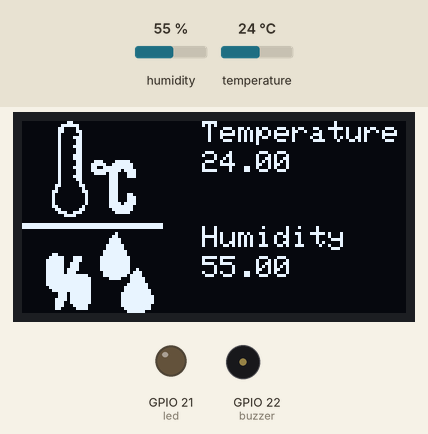
Recording of a sketch running on a simulated ESP32. Parts: 128×64 one-colour display, output pins drawn as LEDs (lit = HIGH), buzzer (waves = sounding, pin HIGH). Inputs (shaded band) come from the test bench; at power-on: temperature 24 °C, humidity 55 %. A WiFi scan finds three made-up networks; what the sketch prints to the serial monitor is not drawn.

Above: at 10.6 s.
10.7 s: temperature set to 25.5 °C
At 20.5 s:
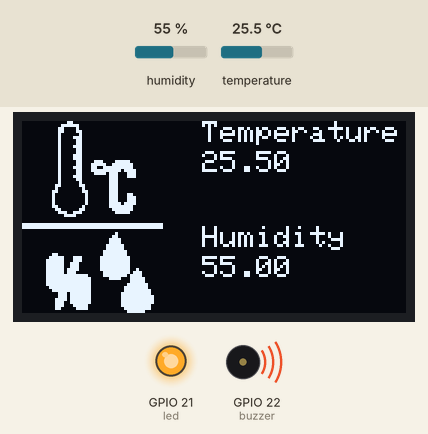
22.6 s: humidity set to 22 %
At 30.5 s:
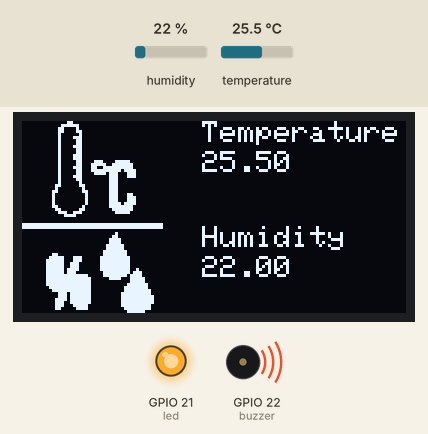
34.5 s: humidity set to 40 %
At 40.5 s:
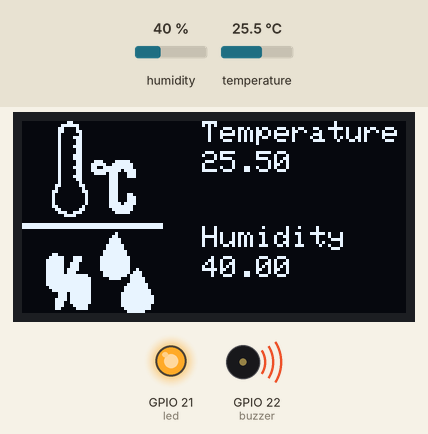
46.4 s: temperature set to 12 °C
At 50.5 s:
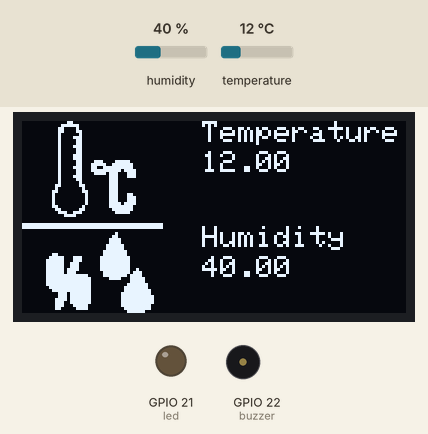
Timing chart, 0 to 52.0 s (numbered marks = the images above; inputs shaded):
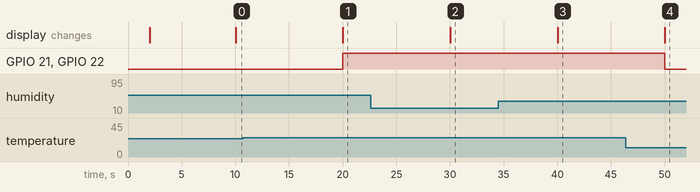

Measured:
- the behaviour switches between 25 and 25.1 °C on temperature (found by bisection; images 0 and 1)
- after the input at 10.7 s, GPIO 21 (led), GPIO 22 (buzzer): LOW → HIGH after 9.3 s; the display: changes after 9.3 s (image 1)
- after the input at 22.6 s, the display: changes after 7.4 s (image 2)
- after the input at 34.5 s, the display: changes after 5.5 s (image 3)
- after the input at 46.4 s, GPIO 21 (led), GPIO 22 (buzzer): HIGH → LOW after 3.6 s; the display: changes after 3.6 s (image 4)

The sketch:

Ricovi_ESP32_Temperature_Humidity_Sender_3.ino
```cpp
/*
--------------------------------------------------------------------------------Ricovi---------------------------------------------------------------------------------------------------------

                                                                ESP32 Temperature & Humidity Sender Module
-----------------------------------------------------------------------------------------------------------------------------------------------------------------------------------------------
*/

#include <esp_now.h>
#include <esp_wifi.h>
#include <WiFi.h>
#include <Adafruit_Sensor.h>
#include <DHT.h>

// ----OLED----
#include <Wire.h>
#include <Adafruit_GFX.h>
#include <Adafruit_SSD1306.h>


// Set your Board ID (ESP32 Sender #1 = BOARD_ID 1, ESP32 Sender #2 = BOARD_ID 2, etc)
#define BOARD_ID 3

// Digital pin connected to the DHT sensor
#define DHTPIN 4

// ---Buzzer & Led
int led = 21;
int buzzer = 22;


// Uncomment the type of sensor in use:
//#define DHTTYPE    DHT11     // DHT 11
#define DHTTYPE    DHT22     // DHT 22 (AM2302)
//#define DHTTYPE    DHT21     // DHT 21 (AM2301)


// ----OLED----
#define SCREEN_WIDTH 128 // OLED display width, in pixels
#define SCREEN_HEIGHT 64 // OLED display height, in pixels

#define OLED_RESET -1
Adafruit_SSD1306 display(OLED_RESET);

DHT dht(DHTPIN, DHTTYPE);


//MAC Address of the receiver
uint8_t broadcastAddress[] = {0xFF, 0xFF, 0xFF, 0xFF, 0xFF, 0xFF};

//Structure example to send data
//Must match the receiver structure
typedef struct struct_message {
    int id;
    float temp;
    float hum;
    int readingId;
} struct_message;

//Create a struct_message called myData
struct_message myData;

unsigned long previousMillis = 0;   // Stores last time temperature was published
const long interval = 10000;        // Interval at which to publish sensor readings

unsigned int readingId = 0;

// Insert your SSID
constexpr char WIFI_SSID[] = "REPLACE_WITH_YOUR_SSID";

int32_t getWiFiChannel(const char *ssid) {
  if (int32_t n = WiFi.scanNetworks()) {
      for (uint8_t i=0; i<n; i++) {
          if (!strcmp(ssid, WiFi.SSID(i).c_str())) {
              return WiFi.channel(i);
          }
      }
  }
  return 0;
}

float readDHTTemperature() {
  // Sensor readings may also be up to 2 seconds 'old' (its a very slow sensor)
  // Read temperature as Celsius (the default)
  float t = dht.readTemperature();
  // Read temperature as Fahrenheit (isFahrenheit = true)
  //float t = dht.readTemperature(true);
  // Check if any reads failed and exit early (to try again).
  if (isnan(t)) {
    Serial.println("Failed to read from DHT sensor!");
    return 0;
  }
  else {
    Serial.println(t);
    return t;
  }
}

float readDHTHumidity() {
  // Sensor readings may also be up to 2 seconds 'old' (its a very slow sensor)
  float h = dht.readHumidity();
  if (isnan(h)) {
    Serial.println("Failed to read from DHT sensor!");
    return 0;
  }
  else {
    Serial.println(h);
    return h;
  }
}

// callback when data is sent
void OnDataSent(const uint8_t *mac_addr, esp_now_send_status_t status) {
  Serial.print("\r\nLast Packet Send Status:\t");
  Serial.println(status == ESP_NOW_SEND_SUCCESS ? "Delivery Success" : "Delivery Fail");
}


// ----OLED----

// 'Blog_Parrot-Neonate-Care_Temp-and-humidity', 128x64px
const unsigned char myBitmap [] PROGMEM = {
  0x00, 0x01, 0x80, 0x00, 0x00, 0x00, 0x00, 0x00, 0x00, 0x00, 0x00, 0x00, 0x00, 0x00, 0x00, 0x00,
  0x00, 0x07, 0xe0, 0x00, 0x00, 0x00, 0x00, 0x00, 0x00, 0x00, 0x00, 0x00, 0x00, 0x00, 0x00, 0x00,
  0x00, 0x0c, 0x20, 0x00, 0x00, 0x00, 0x00, 0x00, 0x00, 0x00, 0x00, 0x00, 0x00, 0x00, 0x00, 0x00,
  0x00, 0x0c, 0x30, 0x00, 0x00, 0x00, 0x00, 0x00, 0x00, 0x00, 0x00, 0x00, 0x00, 0x00, 0x00, 0x00,
  0x00, 0x08, 0x10, 0x00, 0x00, 0x00, 0x00, 0x00, 0x00, 0x00, 0x00, 0x00, 0x00, 0x00, 0x00, 0x00,
  0x00, 0x08, 0x70, 0x00, 0x00, 0x00, 0x00, 0x00, 0x00, 0x00, 0x00, 0x00, 0x00, 0x00, 0x00, 0x00,
  0x00, 0x08, 0x30, 0x00, 0x00, 0x00, 0x00, 0x00, 0x00, 0x00, 0x00, 0x00, 0x00, 0x00, 0x00, 0x00,
  0x00, 0x08, 0x30, 0x00, 0x00, 0x00, 0x00, 0x00, 0x00, 0x00, 0x00, 0x00, 0x00, 0x00, 0x00, 0x00,
  0x00, 0x08, 0x70, 0x00, 0x00, 0x00, 0x00, 0x00, 0x00, 0x00, 0x00, 0x00, 0x00, 0x00, 0x00, 0x00,
  0x00, 0x08, 0x30, 0x00, 0x00, 0x00, 0x00, 0x00, 0x00, 0x00, 0x00, 0x00, 0x00, 0x00, 0x00, 0x00,
  0x00, 0x08, 0x30, 0x00, 0x00, 0x00, 0x00, 0x00, 0x00, 0x00, 0x00, 0x00, 0x00, 0x00, 0x00, 0x00,
  0x00, 0x08, 0x70, 0x00, 0x00, 0x00, 0x00, 0x00, 0x00, 0x00, 0x00, 0x00, 0x00, 0x00, 0x00, 0x00,
  0x00, 0x08, 0x70, 0x00, 0x00, 0x00, 0x00, 0x00, 0x00, 0x00, 0x00, 0x00, 0x00, 0x00, 0x00, 0x00,
  0x00, 0x08, 0x30, 0xe1, 0xf0, 0x00, 0x00, 0x00, 0x00, 0x00, 0x00, 0x00, 0x00, 0x00, 0x00, 0x00,
  0x00, 0x08, 0x31, 0xf3, 0xf8, 0x00, 0x00, 0x00, 0x00, 0x00, 0x00, 0x00, 0x00, 0x00, 0x00, 0x00,
  0x00, 0x08, 0x71, 0x9f, 0xf8, 0x00, 0x00, 0x00, 0x00, 0x00, 0x00, 0x00, 0x00, 0x00, 0x00, 0x00,
  0x00, 0x08, 0x31, 0xff, 0xbc, 0x00, 0x00, 0x00, 0x00, 0x00, 0x00, 0x00, 0x00, 0x00, 0x00, 0x00,
  0x00, 0x08, 0x30, 0xf7, 0x1c, 0x00, 0x00, 0x00, 0x00, 0x00, 0x00, 0x00, 0x00, 0x00, 0x00, 0x00,
  0x00, 0x08, 0x70, 0x07, 0x1c, 0x00, 0x00, 0x00, 0x00, 0x00, 0x00, 0x00, 0x00, 0x00, 0x00, 0x00,
  0x00, 0x08, 0x30, 0x07, 0x00, 0x00, 0x00, 0x00, 0x00, 0x00, 0x00, 0x00, 0x00, 0x00, 0x00, 0x00,
  0x00, 0x08, 0x10, 0x07, 0x00, 0x00, 0x00, 0x00, 0x00, 0x00, 0x00, 0x00, 0x00, 0x00, 0x00, 0x00,
  0x00, 0x18, 0x18, 0x07, 0x00, 0x00, 0x00, 0x00, 0x00, 0x00, 0x00, 0x00, 0x00, 0x00, 0x00, 0x00,
  0x00, 0x10, 0x08, 0x07, 0x00, 0x00, 0x00, 0x00, 0x00, 0x00, 0x00, 0x00, 0x00, 0x00, 0x00, 0x00,
  0x00, 0x30, 0x0c, 0x07, 0x00, 0x00, 0x00, 0x00, 0x00, 0x00, 0x00, 0x00, 0x00, 0x00, 0x00, 0x00,
  0x00, 0x20, 0x04, 0x07, 0x18, 0x00, 0x00, 0x00, 0x00, 0x00, 0x00, 0x00, 0x00, 0x00, 0x00, 0x00,
  0x00, 0x20, 0x04, 0x07, 0x1c, 0x00, 0x00, 0x00, 0x00, 0x00, 0x00, 0x00, 0x00, 0x00, 0x00, 0x00,
  0x00, 0x20, 0x04, 0x07, 0x1c, 0x00, 0x00, 0x00, 0x00, 0x00, 0x00, 0x00, 0x00, 0x00, 0x00, 0x00,
  0x00, 0x20, 0x04, 0x07, 0xbc, 0x00, 0x00, 0x00, 0x00, 0x00, 0x00, 0x00, 0x00, 0x00, 0x00, 0x00,
  0x00, 0x30, 0x08, 0x07, 0xf8, 0x00, 0x00, 0x00, 0x00, 0x00, 0x00, 0x00, 0x00, 0x00, 0x00, 0x00,
  0x00, 0x18, 0x18, 0x03, 0xf8, 0x00, 0x00, 0x00, 0x00, 0x00, 0x00, 0x00, 0x00, 0x00, 0x00, 0x00,
  0x00, 0x0e, 0x70, 0x01, 0xf0, 0x00, 0x00, 0x00, 0x00, 0x00, 0x00, 0x00, 0x00, 0x00, 0x00, 0x00,
  0x00, 0x03, 0xc0, 0x00, 0x00, 0x00, 0x00, 0x00, 0x00, 0x00, 0x00, 0x00, 0x00, 0x00, 0x00, 0x00,
  0x00, 0x00, 0x00, 0x00, 0x00, 0x00, 0x00, 0x00, 0x00, 0x00, 0x00, 0x00, 0x00, 0x00, 0x00, 0x00,
  0x00, 0x00, 0x00, 0x00, 0x00, 0x00, 0x00, 0x00, 0x00, 0x00, 0x00, 0x00, 0x00, 0x00, 0x00, 0x00,
  0xff, 0xff, 0xff, 0xff, 0xff, 0xfe, 0x00, 0x00, 0x00, 0x00, 0x00, 0x00, 0x00, 0x00, 0x00, 0x00,
  0xff, 0xff, 0xff, 0xff, 0xff, 0xfe, 0x00, 0x00, 0x00, 0x00, 0x00, 0x00, 0x00, 0x00, 0x00, 0x00,
  0x00, 0x00, 0x00, 0x00, 0x00, 0x00, 0x00, 0x00, 0x00, 0x00, 0x00, 0x00, 0x00, 0x00, 0x00, 0x00,
  0x00, 0x00, 0x00, 0x01, 0x00, 0x00, 0x00, 0x00, 0x00, 0x00, 0x00, 0x00, 0x00, 0x00, 0x00, 0x00,
  0x00, 0x00, 0x00, 0x03, 0x00, 0x00, 0x00, 0x00, 0x00, 0x00, 0x00, 0x00, 0x00, 0x00, 0x00, 0x00,
  0x00, 0x00, 0x00, 0x07, 0x80, 0x00, 0x00, 0x00, 0x00, 0x00, 0x00, 0x00, 0x00, 0x00, 0x00, 0x00,
  0x00, 0x00, 0x00, 0x07, 0x80, 0x00, 0x00, 0x00, 0x00, 0x00, 0x00, 0x00, 0x00, 0x00, 0x00, 0x00,
  0x00, 0x00, 0x00, 0x0f, 0xc0, 0x00, 0x00, 0x00, 0x00, 0x00, 0x00, 0x00, 0x00, 0x00, 0x00, 0x00,
  0x00, 0x00, 0x00, 0x0f, 0xc0, 0x00, 0x00, 0x00, 0x00, 0x00, 0x00, 0x00, 0x00, 0x00, 0x00, 0x00,
  0x00, 0x00, 0x00, 0x1f, 0xe0, 0x00, 0x00, 0x00, 0x00, 0x00, 0x00, 0x00, 0x00, 0x00, 0x00, 0x00,
  0x00, 0x30, 0x00, 0x1f, 0xe0, 0x00, 0x00, 0x00, 0x00, 0x00, 0x00, 0x00, 0x00, 0x00, 0x00, 0x00,
  0x00, 0x7c, 0x70, 0x3f, 0xf0, 0x00, 0x00, 0x00, 0x00, 0x00, 0x00, 0x00, 0x00, 0x00, 0x00, 0x00,
  0x00, 0xfc, 0x70, 0x3f, 0xf0, 0x00, 0x00, 0x00, 0x00, 0x00, 0x00, 0x00, 0x00, 0x00, 0x00, 0x00,
  0x00, 0xfc, 0xe0, 0x3f, 0xf0, 0x00, 0x00, 0x00, 0x00, 0x00, 0x00, 0x00, 0x00, 0x00, 0x00, 0x00,
  0x00, 0xfc, 0xe0, 0x3f, 0xf0, 0x00, 0x00, 0x00, 0x00, 0x00, 0x00, 0x00, 0x00, 0x00, 0x00, 0x00,
  0x00, 0xfd, 0xe0, 0x3f, 0xf2, 0x00, 0x00, 0x00, 0x00, 0x00, 0x00, 0x00, 0x00, 0x00, 0x00, 0x00,
  0x00, 0xfd, 0xc0, 0x1f, 0xf7, 0x00, 0x00, 0x00, 0x00, 0x00, 0x00, 0x00, 0x00, 0x00, 0x00, 0x00,
  0x00, 0xff, 0xfc, 0x1f, 0xef, 0x00, 0x00, 0x00, 0x00, 0x00, 0x00, 0x00, 0x00, 0x00, 0x00, 0x00,
  0x00, 0xff, 0xfe, 0x07, 0x8f, 0x80, 0x00, 0x00, 0x00, 0x00, 0x00, 0x00, 0x00, 0x00, 0x00, 0x00,
  0x00, 0xff, 0xfe, 0x00, 0x0f, 0x80, 0x00, 0x00, 0x00, 0x00, 0x00, 0x00, 0x00, 0x00, 0x00, 0x00,
  0x00, 0xff, 0xfe, 0x00, 0x1f, 0xc0, 0x00, 0x00, 0x00, 0x00, 0x00, 0x00, 0x00, 0x00, 0x00, 0x00,
  0x00, 0x7f, 0xfe, 0x00, 0x3f, 0xc0, 0x00, 0x00, 0x00, 0x00, 0x00, 0x00, 0x00, 0x00, 0x00, 0x00,
  0x00, 0x3f, 0xfe, 0x00, 0x3f, 0xe0, 0x00, 0x00, 0x00, 0x00, 0x00, 0x00, 0x00, 0x00, 0x00, 0x00,
  0x00, 0x0e, 0xfe, 0x00, 0x7f, 0xe0, 0x00, 0x00, 0x00, 0x00, 0x00, 0x00, 0x00, 0x00, 0x00, 0x00,
  0x00, 0x0e, 0xfe, 0x00, 0x7f, 0xf0, 0x00, 0x00, 0x00, 0x00, 0x00, 0x00, 0x00, 0x00, 0x00, 0x00,
  0x00, 0x1e, 0xfe, 0x00, 0x7f, 0xf0, 0x00, 0x00, 0x00, 0x00, 0x00, 0x00, 0x00, 0x00, 0x00, 0x00,
  0x00, 0x1c, 0xfe, 0x00, 0x7f, 0xf0, 0x00, 0x00, 0x00, 0x00, 0x00, 0x00, 0x00, 0x00, 0x00, 0x00,
  0x00, 0x1c, 0x7c, 0x00, 0x7f, 0xe0, 0x00, 0x00, 0x00, 0x00, 0x00, 0x00, 0x00, 0x00, 0x00, 0x00,
  0x00, 0x18, 0x3c, 0x00, 0x3f, 0xe0, 0x00, 0x00, 0x00, 0x00, 0x00, 0x00, 0x00, 0x00, 0x00, 0x00,
  0x00, 0x00, 0x00, 0x00, 0x1f, 0x80, 0x00, 0x00, 0x00, 0x00, 0x00, 0x00, 0x00, 0x00, 0x00, 0x00
};

void setup() {

  // Buzzer & Led
  pinMode(led, OUTPUT);
  pinMode(buzzer, OUTPUT);

  //Init Serial Monitor
  Serial.begin(115200);

  dht.begin();

  // Set device as a Wi-Fi Station and set channel
  WiFi.mode(WIFI_STA);

  int32_t channel = getWiFiChannel(WIFI_SSID);

  WiFi.printDiag(Serial); // Uncomment to verify channel number before
  esp_wifi_set_promiscuous(true);
  esp_wifi_set_channel(channel, WIFI_SECOND_CHAN_NONE);
  esp_wifi_set_promiscuous(false);
  WiFi.printDiag(Serial); // Uncomment to verify channel change after

  //Init ESP-NOW
  if (esp_now_init() != ESP_OK) {
    Serial.println("Error initializing ESP-NOW");
    return;
  }

  // Once ESPNow is successfully Init, we will register for Send CB to
  // get the status of Trasnmitted packet
  esp_now_register_send_cb(OnDataSent);

  //Register peer
  esp_now_peer_info_t peerInfo;
  memcpy(peerInfo.peer_addr, broadcastAddress, 6);
  peerInfo.encrypt = false;

  //Add peer
  if (esp_now_add_peer(&peerInfo) != ESP_OK){
    Serial.println("Failed to add peer");
    return;
  }


//  ----OLED----
  display.begin(SSD1306_SWITCHCAPVCC, 0x3C);
  delay(2000);
  display.clearDisplay();
  display.setTextColor(WHITE);
 display.display();
}

void loop() {
  unsigned long currentMillis = millis();
  if (currentMillis - previousMillis >= interval) {
    // Save the last time a new reading was published
    previousMillis = currentMillis;
    //Set values to send
    myData.id = BOARD_ID;
    myData.temp = readDHTTemperature();
    myData.hum = readDHTHumidity();
    myData.readingId = readingId++;


    //Send message via ESP-NOW
    esp_err_t result = esp_now_send(broadcastAddress, (uint8_t *) &myData, sizeof(myData));
    if (result == ESP_OK) {
      Serial.println("Sent with success");
    }
    else {
      Serial.println("Error sending the data");
    }


 //   ----OLED----

  //clear display
  display.clearDisplay();

  // display temperature
  display.setTextSize(1);
  display.setCursor(60,0);
  display.print("Temperature ");
  display.setTextSize(1);
  display.setCursor(60,10);
  display.print(myData.temp);


  // display humidity
  display.setTextSize(1);
  display.setCursor(60, 35);
  display.print("Humidity ");
  display.setTextSize(1);
  display.setCursor(60, 45);
  display.print(myData.hum);


  display.drawBitmap(0, 0, myBitmap, 128, 64, WHITE);
  display.display();

// Buzzer & Led
  if(myData.temp>25)
  {
  digitalWrite(led, HIGH);
  digitalWrite(buzzer, HIGH);
  }
  else{
  digitalWrite(led, LOW);
  digitalWrite(buzzer, LOW);
  }
  }
}
```
